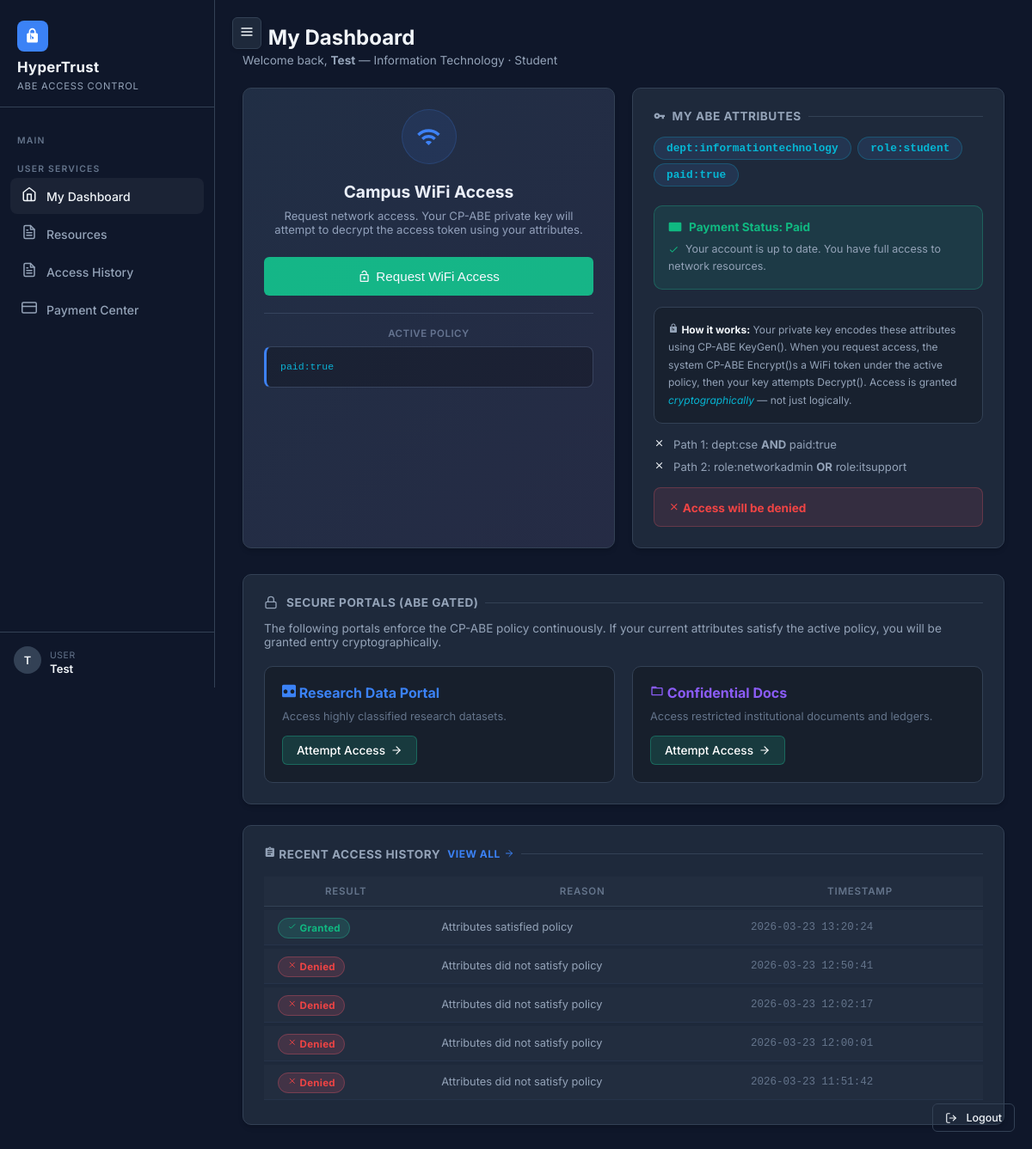
The page /user/dashboard (signed in) on the database as committed earlier.
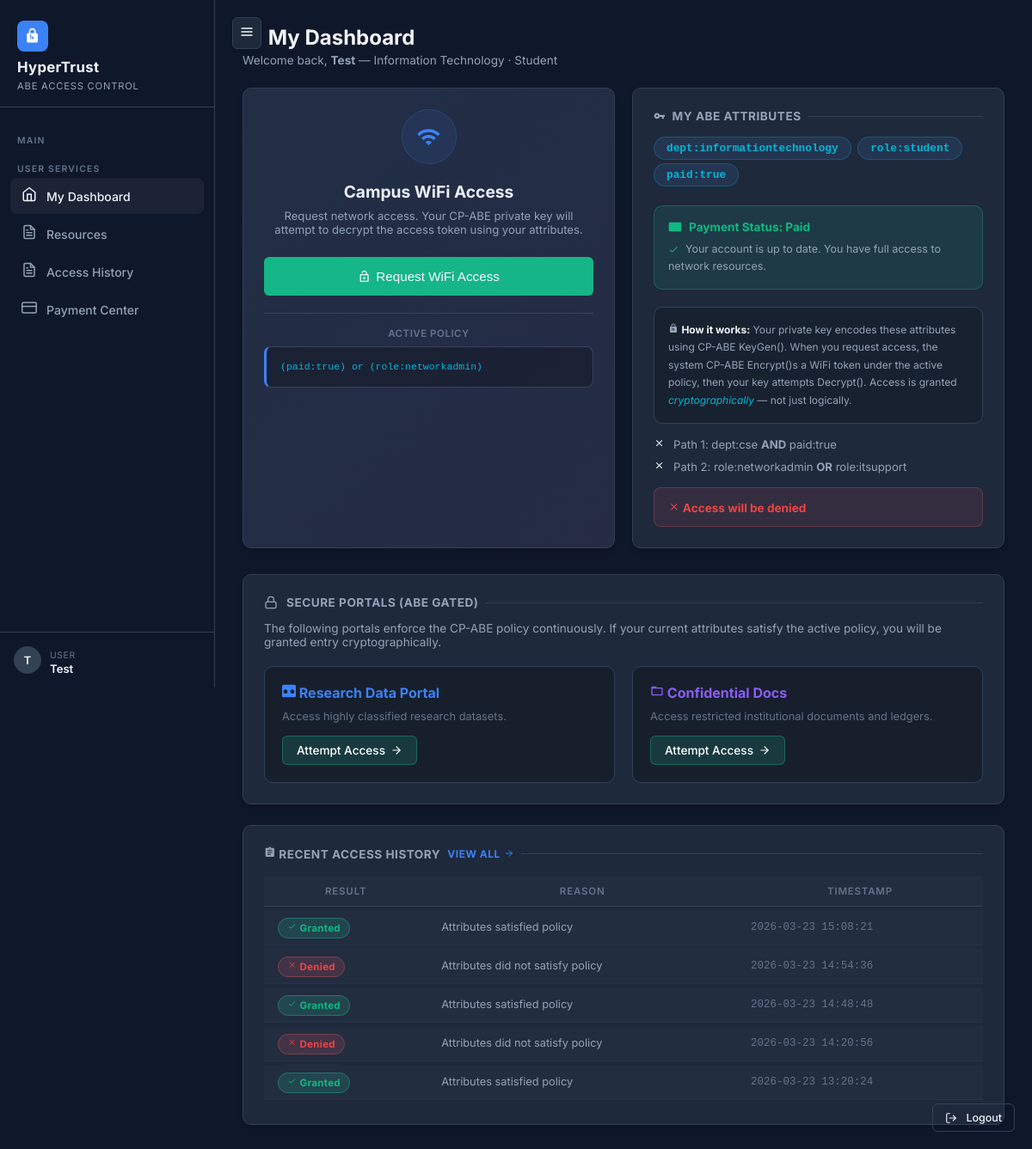
The same page on the database as committed later.
### tables this page shows
CREATE TABLE access_logs (
    id           INTEGER PRIMARY KEY AUTOINCREMENT,
    user_id      INTEGER NOT NULL REFERENCES users(id),
    token_id     INTEGER REFERENCES access_tokens(id),
    attempt_time DATETIME DEFAULT CURRENT_TIMESTAMP,
    success      INTEGER NOT NULL DEFAULT 0,
    reason       TEXT    NOT NULL DEFAULT ''
);

CREATE TABLE system_settings (
    key   TEXT PRIMARY KEY,
    value TEXT NOT NULL
);

### routes/user.py (the view)
@user_bp.route("/dashboard")
@login_required
def dashboard():
    db          = get_db()
    user        = get_user_by_id(db, session["user_id"])
    attributes  = get_user_attributes(db, session["user_id"])
    recent_logs = get_user_logs(db, session["user_id"])[:5]
    current_policy = get_wifi_policy(db)
    return render_template(
        "user/dashboard.html",
        user=user,
        attributes=attributes,
        recent_logs=recent_logs,
        policy=current_policy
    )

### db.py (called while the page is built)
def get_db():
    if "db" not in g:
        g.db = sqlite3.connect(
            current_app.config["DB_PATH"],
            detect_types=sqlite3.PARSE_DECLTYPES
        )
        g.db.row_factory = sqlite3.Row
        g.db.execute("PRAGMA foreign_keys = ON")
    return g.db

def get_user_by_id(db, user_id: int):
    return db.execute("SELECT * FROM users WHERE id = ?", (user_id,)).fetchone()

def get_user_private_key(db, user_id: int) -> dict | None:
    row = db.execute(
        "SELECT private_key_json FROM user_keys WHERE user_id = ?", (user_id,)
    ).fetchone()
    if row:
        return json.loads(row["private_key_json"])
    return None

def get_user_attributes(db, user_id: int) -> list[str]:
    row = get_user_private_key(db, user_id)
    if row:
        return row.get("attributes", [])
    return []

def get_user_logs(db, user_id: int):
    return db.execute(
        """SELECT l.*, u.username
           FROM access_logs l
           JOIN users u ON l.user_id = u.id
           WHERE l.user_id = ?
           ORDER BY l.attempt_time DESC
           LIMIT 100""",
        (user_id,)
    ).fetchall()

### templates/user/dashboard.html (shortened to what the changed rows need)
{% extends "base.html" %}
{% block content %}
<div class="page-header">
    <h2> My Dashboard</h2>
</div>
<div class="grid-2">
    <div class="glass-card access-card p-6 text-center">
        <div style="margin-top:20px;padding-top:16px;border-top:1px solid var(--border-glass);">
            <p
                style="font-size:0.72rem;color:var(--text-muted);margin-bottom:8px;font-weight:600;letter-spacing:0.5px;text-transform:uppercase;">
                Active Policy</p>
            <div class="policy-box" style="text-align:left;font-size:0.72rem;">{{ policy }}</div>
        </div>
    </div>
    <div class="glass-card p-6">
        {% if attributes %}
        <div style="margin-bottom:20px;">
            {% for attr in attributes %}
            <span class="badge-attr" style="font-size:0.8rem;padding:5px 14px;">{{ attr }}</span>
            {% endfor %}
        </div>
        {% set attrs_set = attributes | map('lower') | list %}
        {% set has_cse = 'dept:cse' in attrs_set %}
        {% set has_paid = 'paid:true' in attrs_set %}
        {% set has_admin = 'role:networkadmin' in attrs_set %}
        {% set has_it = 'role:itsupport' in attrs_set %}
        {% set path1 = has_cse and has_paid %}
        {% set path2 = has_admin or has_it %}
        {% set will_pass = path1 or path2 %}
        {% endif %}
    </div>
</div>
{% if recent_logs %}
<div class="glass-card p-6 mt-4">
    <div style="overflow-x:auto;">
        <table class="ht-table">
            <thead>
                <tr>
                    <th>Result</th>
                    <th>Reason</th>
                    <th>Timestamp</th>
                </tr>
            </thead>
            <tbody>
                {% for log in recent_logs %}
                <tr>
                    <td>{% if log.success %}<span class="badge-granted"><svg viewBox="0 0 24 24" width="1em"
                                height="1em" stroke="currentColor" fill="none" stroke-width="2">
                                <path d="M5 13l4 4L19 7" />
                            </svg> Granted</span>{% else %}<span class="badge-denied"><svg viewBox="0 0 24 24"
                                width="1em" height="1em" stroke="currentColor" fill="none" stroke-width="2">
                                <path d="M18 6L6 18M6 6l12 12" />
                            </svg> Denied</span>{% endif %}</td>
                    <td style="font-size:0.8rem;color:var(--text-secondary);">{{ log.reason or '—' }}</td>
                    <td class="mono text-muted-ht" style="font-size:0.78rem;">{{ log.attempt_time }}</td>
                </tr>
                {% endfor %}
            </tbody>
        </table>
    </div>
</div>
{% endif %}
{% endblock %}

Rows that differ between the two databases and show on the page:
no longer on this page (row unchanged): access_logs: success 0 (drawn), reason "Attributes did not satisfy policy", attempt_time "2026-03-23 12:50:41"
no longer on this page (row unchanged): access_logs: success 0 (drawn), reason "Attributes did not satisfy policy", attempt_time "2026-03-23 12:02:17"
no longer on this page (row unchanged): access_logs: success 0 (drawn), reason "Attributes did not satisfy policy", attempt_time "2026-03-23 12:00:01"
no longer on this page (row unchanged): access_logs: success 0 (drawn), reason "Attributes did not satisfy policy", attempt_time "2026-03-23 11:51:42"
added system_settings: value "(paid:true) or (role:networkadmin)"
added access_logs: success 1 (drawn), reason "Attributes satisfied policy", attempt_time "2026-03-23 15:08:21"
added access_logs: success 0 (drawn), reason "Attributes did not satisfy policy", attempt_time "2026-03-23 14:54:36"
added access_logs: success 1 (drawn), reason "Attributes satisfied policy", attempt_time "2026-03-23 14:48:48"
added access_logs: success 0 (drawn), reason "Attributes did not satisfy policy", attempt_time "2026-03-23 14:20:56"
Other text that changed with them:
{{ policy }}: "paid:true" → (not shown)
